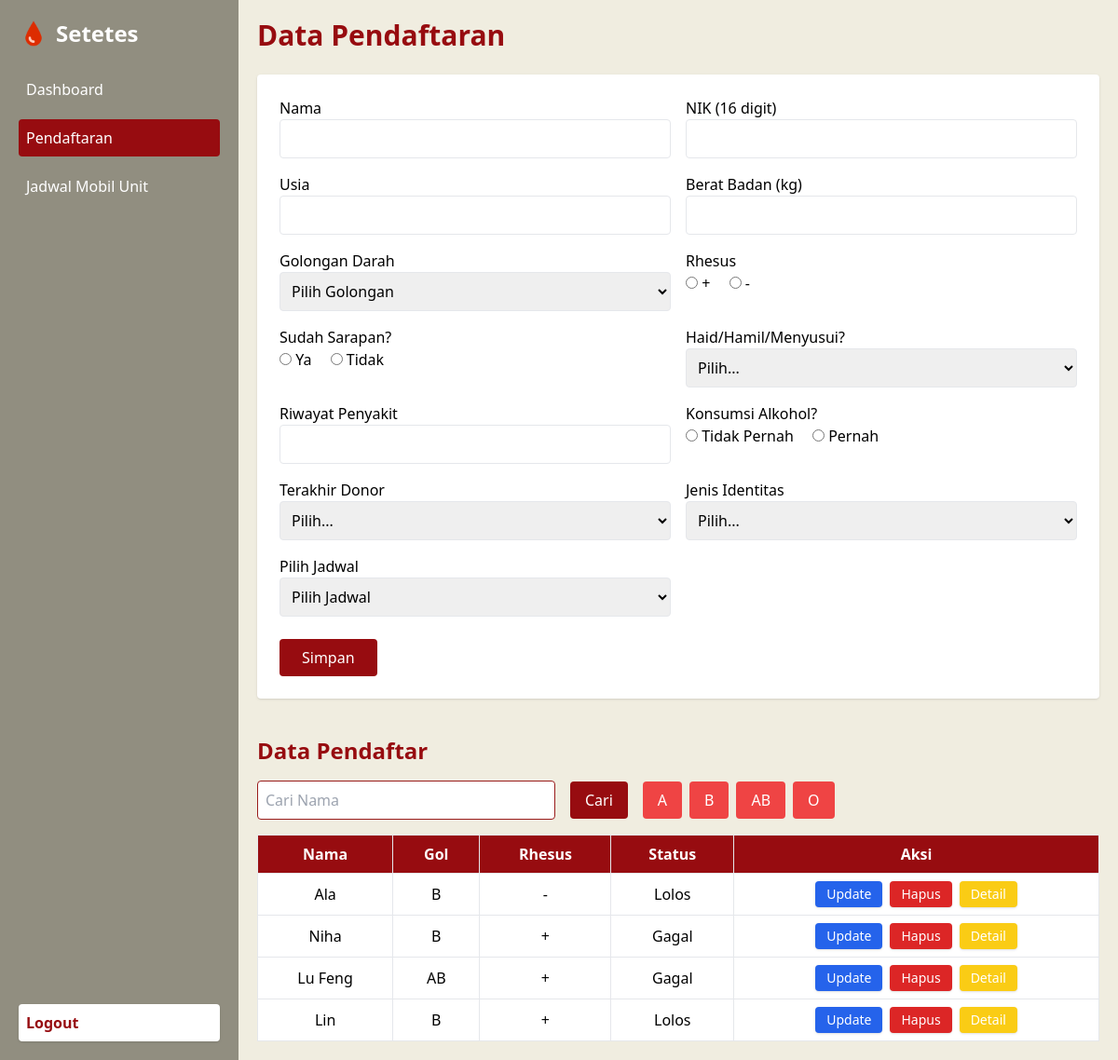
Page /menus/pendaftaran.php on the committed database.
### tables this page shows
CREATE TABLE `pendaftaran` (
  `id` int(11) NOT NULL,
  `nama` varchar(100) NOT NULL,
  `nik` char(16) NOT NULL,
  `usia` int(11) NOT NULL,
  `berat_badan` float NOT NULL,
  `gol_darah` enum('A','B','AB','O') NOT NULL,
  `rhesus` enum('+','-') NOT NULL,
  `sudah_sarapan` enum('Ya','Tidak') NOT NULL,
  `haid_hamil_menyusui` enum('Tidak','Haid','Hamil','Menyusui') NOT NULL,
  `penyakit` text DEFAULT NULL,
  `konsumsi_alkohol` enum('Tidak Pernah','Pernah') NOT NULL,
  `terakhir_donor` enum('Pertama kali','< 2 bulan','> 2 bulan') NOT NULL,
  `jenis_identitas` enum('KTP','SIM','Kartu Pelajar','KTM') NOT NULL,
  `jadwal_id` int(11) DEFAULT NULL,
  `status` enum('Lolos','Gagal') NOT NULL,
  `alasan_gagal` text DEFAULT NULL
);

### menus/pendaftaran.php (the view, shortened to what this page needs)
<?php
require '../config/db.php';
$whereClauses = [];
$whereSQL = count($whereClauses) > 0 ? "WHERE " . implode(" AND ", $whereClauses) : "";
$stmt = $conn->prepare("SELECT * FROM pendaftaran $whereSQL ORDER BY id DESC");
$stmt->execute();
$result_pendaftaran = $stmt->get_result();
?>
<!DOCTYPE html>
<html lang="en">
<head>
    <script src="https://cdn.tailwindcss.com"></script>
</head>
<body style="background-color: #f0ede0;">
    <div class="flex flex-col md:flex-row min-h-screen">
        <aside class="w-full md:w-64 bg-[#918e80] p-5 text-white z-10 flex flex-col">
            <div class="flex items-center gap-2 mb-6">
                <img src="../assets/blood.png" alt="Logo" class="w-8 h-8">
                <h2 class="text-2xl font-bold font" id="main">Setetes</h2>
            </div>
            <div class="flex-1 space-y-3">
                <a href="../dashboard.php" class="block p-2 rounded hover:bg-[#970c10]">Dashboard</a>
                <a href="#main" class="block p-2 rounded bg-[#970c10] transition">Pendaftaran</a>
                <a href="jadwal.php" class="block p-2 rounded hover:bg-[#970c10] transition">Jadwal Mobil Unit</a>
            </div>
            <a href="../auth/logout.php"
            class="block mt-4 bg-white text-[#970c10] font-semibold p-2 rounded shadow hover:bg-[#970c10] hover:text-white transition">Logout</a>
        </aside>
        <main class="flex-1 p-5 mt-4 md:mt-0">
            <h1 class="text-3xl font-bold text-[#970c10] mb-6">Data Pendaftaran</h1>
            <form method="POST" action="" class="bg-white p-6 rounded shadow mb-10">
                <div class="grid grid-cols-1 md:grid-cols-2 gap-4">
                    <div>
                        <label class="block font-medium">Nama</label>
                        <input name="nama" required class="border p-2 rounded w-full">
                    </div>
                    <div>
                        <label class="block font-medium">NIK (16 digit)</label>
                        <input name="nik" maxlength="16" minlength="16" required class="border p-2 rounded w-full">
                    </div>
                    <div>
                        <label class="block font-medium">Usia</label>
                        <input type="number" name="usia" required class="border p-2 rounded w-full">
                    </div>
                    <div>
                        <label class="block font-medium">Berat Badan (kg)</label>
                        <input type="number" name="berat_badan" step="0.1" required class="border p-2 rounded w-full">
                    </div>
                    <div>
                        <label class="block font-medium">Golongan Darah</label>
                        <select name="gol_darah" required class="border p-2 rounded w-full">
                        <option value="">Pilih Golongan</option><option>A</option><option>B</option><option>AB</option><option>O</option>
                        </select>
                    </div>
                    <div>
                        <span class="block font-medium">Rhesus</span>
                        <label><input type="radio" name="rhesus" value="+" required> +</label>
                        <label class="ml-4"><input type="radio" name="rhesus" value="-" required> -</label>
                    </div>
                    <div>
                        <span class="block font-medium">Sudah Sarapan?</span>
                        <label><input type="radio" name="sudah_sarapan" value="Ya" required> Ya</label>
                        <label class="ml-4"><input type="radio" name="sudah_sarapan" value="Tidak" required> Tidak</label>
                    </div>
                    <div>
                        <label class="block font-medium">Haid/Hamil/Menyusui?</label>
                        <select name="haid_hamil_menyusui" required class="border p-2 rounded w-full">
                        <option value="">Pilih...</option><option>Tidak</option><option>Haid</option><option>Hamil</option><option>Menyusui</option>
                        </select>
                    </div>
                    <div>
                        <label class="block font-medium">Riwayat Penyakit</label>
                        <input name="penyakit" class="border p-2 rounded w-full">
                    </div>
                    <div>
                        <span class="block font-medium">Konsumsi Alkohol?</span>
                        <label><input type="radio" name="konsumsi_alkohol" value="Tidak Pernah" required> Tidak Pernah</label>
                        <label class="ml-4"><input type="radio" name="konsumsi_alkohol" value="Pernah" required> Pernah</label>
                    </div>
                    <div>
                        <label class="block font-medium">Terakhir Donor</label>
                        <select name="terakhir_donor" required class="border p-2 rounded w-full">
                        <option value="">Pilih...</option><option>Pertama kali</option><option>< 2 bulan</option><option>> 2 bulan</option>
                        </select>
                    </div>
                    <div>
                        <label class="block font-medium">Jenis Identitas</label>
                        <select name="jenis_identitas" required class="border p-2 rounded w-full">
                        <option value="">Pilih...</option><option>KTP</option><option>SIM</option><option>Kartu Pelajar</option><option>KTM</option>
                        </select>
                    </div>
                    <div>
                        <label class="block font-medium">Pilih Jadwal</label>
                        <select name="jadwal_id" required class="border p-2 rounded w-full">
                        <option value="">Pilih Jadwal</option>
                        </select>
                    </div>
                </div>
                <div class="mt-6">
                    <button type="submit" class="bg-[#970c10] text-white px-6 py-2 rounded">Simpan</button>
                </div>
            </form>
            <h2 class="text-2xl font-bold text-[#970c10] mb-4">Data Pendaftar</h2>
            <form method="GET" class="mb-4 flex flex-wrap gap-4 items-center">
                <input type="text" name="search" placeholder="Cari Nama" class="border p-2 rounded border-red-800 w-80" value="<?= $_GET['search'] ?? '' ?>">
                <button type="submit" class="bg-[#970c10] text-white px-4 py-2 rounded">Cari</button>
                <div class="flex gap-2">
                    <?php
                    $gol_darah_options = ['A', 'B', 'AB', 'O'];
                    foreach ($gol_darah_options as $gol) {
                        $active = (isset($_GET['filter_gol']) && $_GET['filter_gol'] === $gol) ? 'bg-[#970c10]' : 'bg-red-500';
                        echo "<a href='?filter_gol=$gol' class='$active text-white px-4 py-2 rounded'>$gol</a>";
                    }
                    ?>
                </div>
            </form>
            <div class="overflow-x-auto">
                <table id="tbl" class="min-w-full bg-white border cursor-pointer">
                <thead class="bg-[#970c10] text-white"><tr>
                    <th class="px-4 py-2 border">Nama</th><th class="px-4 py-2 border">Gol</th>
                    <th class="px-4 py-2 border">Rhesus</th><th class="px-4 py-2 border">Status</th><th class="px-4 py-2 border">Aksi</th>
                </tr></thead>
                <tbody>
                <?php while($row = $result_pendaftaran->fetch_assoc()): ?>
                    <tr data-id="<?= $row['id'] ?>">
                    <td class="px-4 py-2 border text-center"><?= htmlspecialchars($row['nama']) ?></td>
                    <td class="px-4 py-2 border text-center"><?= $row['gol_darah'] ?></td>
                    <td class="px-4 py-2 border text-center"><?= $row['rhesus'] ?></td>
                    <td class="px-4 py-2 border text-center"><?= $row['status'] ?></td>
                    <td class="px-4 py-2 border text-center">
                        <div class="flex flex-col sm:flex-row gap-2 justify-center">
                            <a href="update.php?id=<?= $row['id'] ?>"
                            class="bg-blue-600 hover:bg-blue-700 text-white text-sm px-3 py-1 rounded shadow transition">
                            Update
                            </a>
                            <a href="pendaftaran.php?hapus_id=<?= $row['id'] ?>"
                            onclick="return confirm('Yakin ingin menghapus data ini?')"
                            class="bg-red-600 hover:bg-red-700 text-white text-sm px-3 py-1 rounded shadow transition">
                            Hapus
                            </a>
                            <a href="data.php?id=<?= $row['id'] ?>"
                            class="bg-yellow-400 hover:bg-yellow-500 text-white text-sm px-3 py-1 rounded shadow transition">
                            Detail
                            </a>
                        </div>
                        </td>
                    </tr>
                <?php endwhile; ?>
                </tbody>
                </table>
            </div>
        </main>
    </div>
</body>
</html>

### rows in the picture
pendaftaran: nama "Ala", gol_darah "B", rhesus "-", status "Lolos"
pendaftaran: nama "Niha", gol_darah "B", rhesus "+", status "Gagal"
pendaftaran: nama "Lu Feng", gol_darah "AB", rhesus "+", status "Gagal"
pendaftaran: nama "Lin", gol_darah "B", rhesus "+", status "Lolos"

### other values in the picture
$gol "A"
$gol "B"
$gol "AB"
$gol "O"
